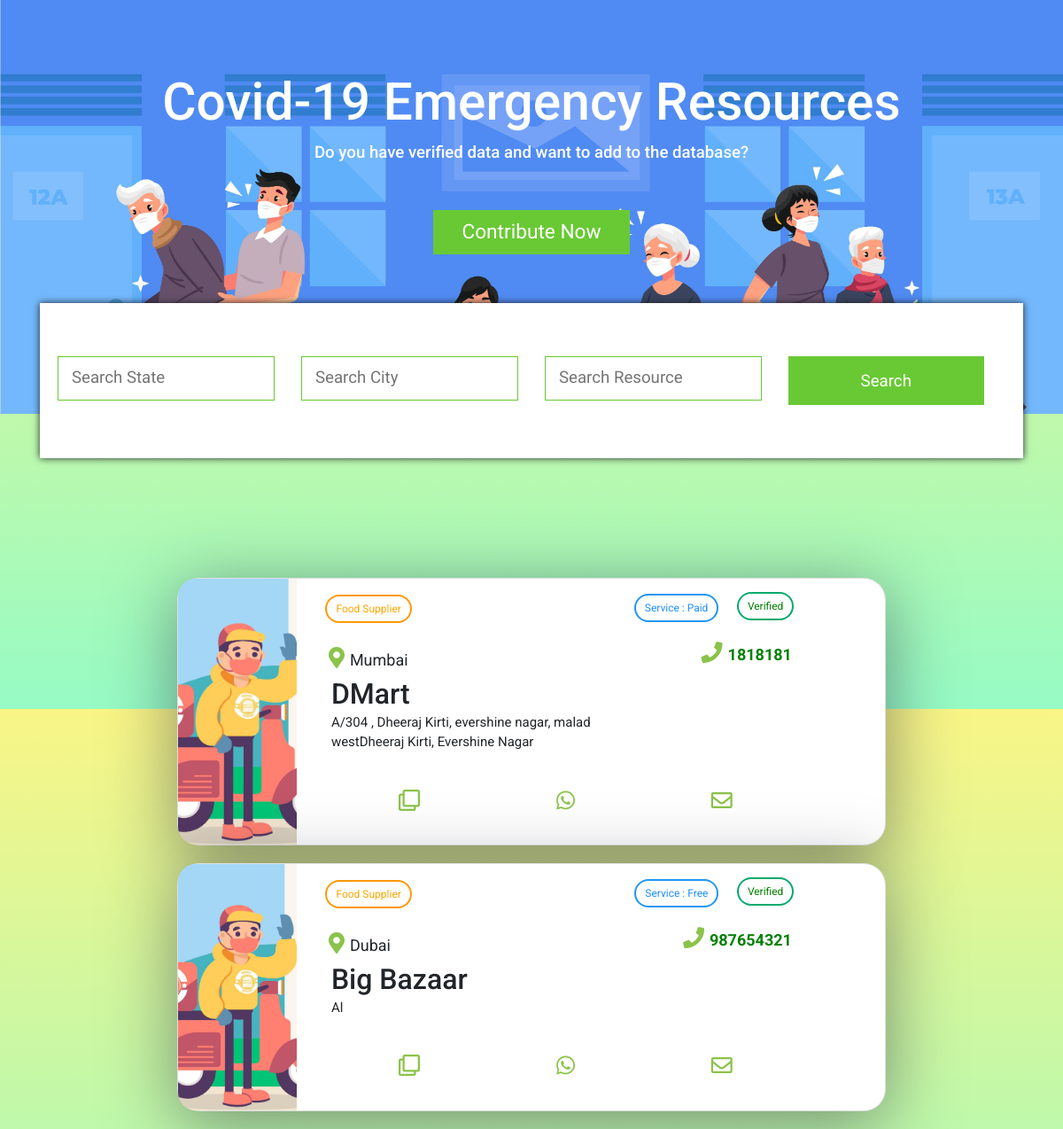
/leads/foodleads, run on an earlier commit of the app's database.
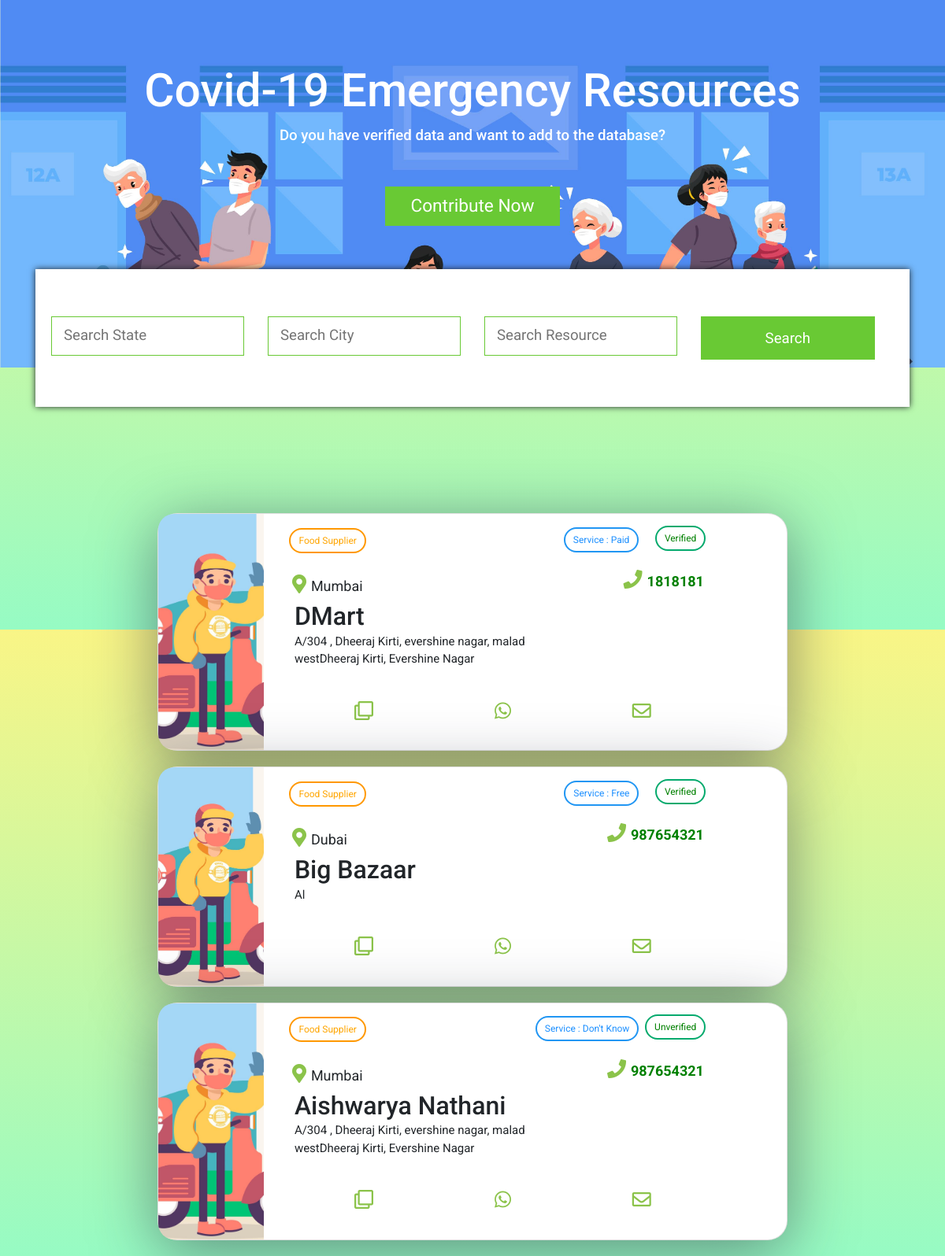
And on a later commit of the database.
### srotApp/models.py (models this page shows, shortened)
class Food(models.Model):
    volunteer_verify = models.CharField(max_length=100, default="Unverified")
    food_supplier_name = models.CharField(max_length=100)
    food_supplier_email = models.CharField(max_length=100)
    food_supplier_contact = models.CharField(max_length=100)
    food_supplier_city = models.CharField(max_length=100)
    food_supplier_address = models.CharField(max_length=500)
    food_supplier_service = models.CharField(max_length=100)
    food_supplier_verify = models.CharField(max_length=100)
    food_supplier_details = models.CharField(max_length=500)

### srotApp/views.py (the view)
# urls.py: path('leads/foodleads',views.foodleads,name="foodleads"),
def foodleads(request):
    all_food = Food.objects.all()
    foodFilter = FoodFilter()
    context = {'foods':all_food}
    return render(request,'leads/foodleads.html', context)

### templates/leads/foodleads.html (shortened to what this page needs)
{% extends 'leads/filter.html' %}
{% block body %}
    <div>
        {% for food in foods %}
        <div class="card">
            <div class="card-text">
                <div class="portada" style="background-image: url('/media/images/leads/food.jpg');">
                </div>
                <div class="title-total">
                    <br>
                    <div class="service-type"><button class="btn warning">Food Supplier</button></div>
                    <div class="service"><button class="btn info">Service : {{ food.food_supplier_service }} </button>
                    </div>
                    <div class="verified"><button class="btn success">{{ food.food_supplier_verify }}</button></div>
                    <div class="contact"><button><i class="fas fa-phone"></i></button>{{ food.food_supplier_contact }}
                    </div>
                    <div class="location"><button><i
                                class="fas fa-map-marker-alt"></i></button>{{ food.food_supplier_city }}</div>
                    <h2>{{ food.food_supplier_name }}</h2>
                    <div class="desc">{{food.food_supplier_address}}</div>
                    <div class="actions">
                        <button><i class="far fa-clone"></i></button>
                        <button><i class="fab fa-whatsapp"></i></button>
                        <button><i class="far fa-envelope"></i></button>
                    </div>
                </div>
            </div>
        </div>
        {% endfor %}
    </div>
{% endblock body %}

What changed in the data, as far as the page shows it:
added Food: food_supplier_service "Don't Know", food_supplier_verify "Unverified", food_supplier_contact "987654321", food_supplier_city "Mumbai", food_supplier_name "Aishwarya Nathani", food_supplier_address "A/304 , Dheeraj Kirti, evershine nagar, malad westDheeraj Kirti, Evershine Nagar"
